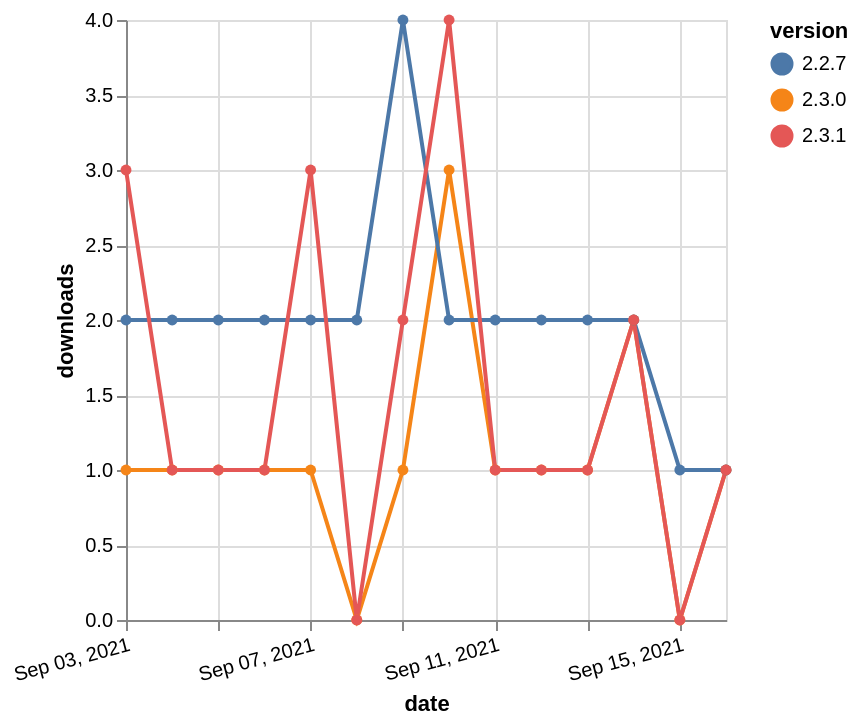

The specification (Vega-Lite) saved for this image:
### Vega-Lite specification from a JSON file in a GitHub repository (floating-point values rounded to 4 significant figures)
{"$schema": "https://vega.github.io/schema/vega-lite/v5.json", "description": "A simple bar chart with embedded data.", "data": {"values": [{"date": "2021-09-03", "total": 337, "delta": 1, "version": "2.3.0"}, {"date": "2021-09-04", "total": 338, "delta": 1, "version": "2.3.0"}, {"date": "2021-09-05", "total": 339, "delta": 1, "version": "2.3.0"}, {"date": "2021-09-06", "total": 340, "delta": 1, "version": "2.3.0"}, {"date": "2021-09-07", "total": 341, "delta": 1, "version": "2.3.0"}, {"date": "2021-09-08", "total": 341, "delta": 0, "version": "2.3.0"}, {"date": "2021-09-09", "total": 342, "delta": 1, "version": "2.3.0"}, {"date": "2021-09-10", "total": 345, "delta": 3, "version": "2.3.0"}, {"date": "2021-09-11", "total": 346, "delta": 1, "version": "2.3.0"}, {"date": "2021-09-12", "total": 347, "delta": 1, "version": "2.3.0"}, {"date": "2021-09-13", "total": 348, "delta": 1, "version": "2.3.0"}, {"date": "2021-09-14", "total": 350, "delta": 2, "version": "2.3.0"}, {"date": "2021-09-15", "total": 350, "delta": 0, "version": "2.3.0"}, {"date": "2021-09-16", "total": 351, "delta": 1, "version": "2.3.0"}, {"date": "2021-09-03", "total": 2160, "delta": 2, "version": "2.2.7"}, {"date": "2021-09-04", "total": 2162, "delta": 2, "version": "2.2.7"}, {"date": "2021-09-05", "total": 2164, "delta": 2, "version": "2.2.7"}, {"date": "2021-09-06", "total": 2166, "delta": 2, "version": "2.2.7"}, {"date": "2021-09-07", "total": 2168, "delta": 2, "version": "2.2.7"}, {"date": "2021-09-08", "total": 2170, "delta": 2, "version": "2.2.7"}, {"date": "2021-09-09", "total": 2174, "delta": 4, "version": "2.2.7"}, {"date": "2021-09-10", "total": 2176, "delta": 2, "version": "2.2.7"}, {"date": "2021-09-11", "total": 2178, "delta": 2, "version": "2.2.7"}, {"date": "2021-09-12", "total": 2180, "delta": 2, "version": "2.2.7"}, {"date": "2021-09-13", "total": 2182, "delta": 2, "version": "2.2.7"}, {"date": "2021-09-14", "total": 2184, "delta": 2, "version": "2.2.7"}, {"date": "2021-09-15", "total": 2185, "delta": 1, "version": "2.2.7"}, {"date": "2021-09-16", "total": 2186, "delta": 1, "version": "2.2.7"}, {"date": "2021-09-03", "total": 229, "delta": 3, "version": "2.3.1"}, {"date": "2021-09-04", "total": 230, "delta": 1, "version": "2.3.1"}, {"date": "2021-09-05", "total": 231, "delta": 1, "version": "2.3.1"}, {"date": "2021-09-06", "total": 232, "delta": 1, "version": "2.3.1"}, {"date": "2021-09-07", "total": 235, "delta": 3, "version": "2.3.1"}, {"date": "2021-09-08", "total": 235, "delta": 0, "version": "2.3.1"}, {"date": "2021-09-09", "total": 237, "delta": 2, "version": "2.3.1"}, {"date": "2021-09-10", "total": 241, "delta": 4, "version": "2.3.1"}, {"date": "2021-09-11", "total": 242, "delta": 1, "version": "2.3.1"}, {"date": "2021-09-12", "total": 243, "delta": 1, "version": "2.3.1"}, {"date": "2021-09-13", "total": 244, "delta": 1, "version": "2.3.1"}, {"date": "2021-09-14", "total": 246, "delta": 2, "version": "2.3.1"}, {"date": "2021-09-15", "total": 246, "delta": 0, "version": "2.3.1"}, {"date": "2021-09-16", "total": 247, "delta": 1, "version": "2.3.1"}]}, "width": "container", "mark": {"type": "line", "point": {"filled": true}}, "encoding": {"x": {"field": "date", "type": "temporal", "timeUnit": "yearmonthdate", "title": "date", "axis": {"labelAngle": -15}}, "y": {"field": "delta", "type": "quantitative", "title": "downloads"}, "color": {"field": "version", "type": "nominal"}, "tooltip": {"field": "delta"}}}
